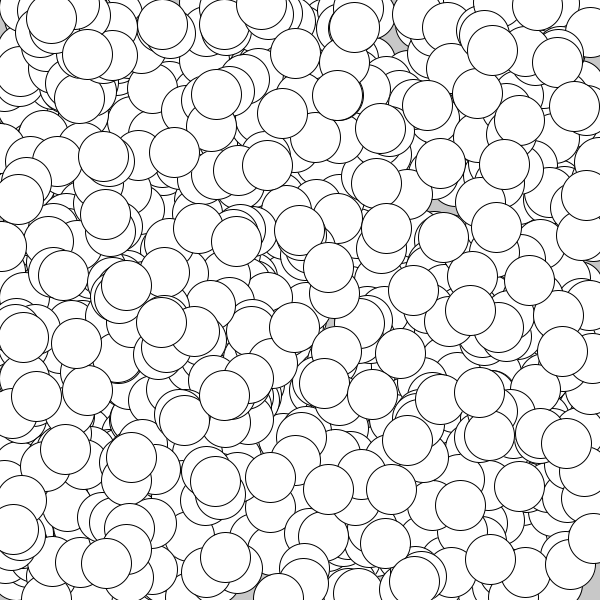
Frame 1 (no input)
Frame 60 (the mouse pressed at the canvas centre just before this capture): identical to frame 1, image omitted
Frame 120 (the mouse held since frame 60 and released just before this capture): identical to frame 1, image omitted

The Processing sketch that drew this single still picture (run headless with seeded random() and noise(); from frame 60 on, the mouse is pressed at the canvas centre):

// Processing sketch: listOfCircles_Jacob
// ── listOfCircles_Jacob.pde
int numCircles = 1100;
float[] xPosition = new float[numCircles];
float[] yPosition = new float[numCircles];

void setup() {
  size(600, 600);
  randomization();
}

void randomization () {
  for (int i = 0; i < numCircles; i++) {
      xPosition[i] = random(0, width);
      yPosition[i] = random(0, height);
    }
}

void draw() {
  background (200);
  
  for (int i = 0; i < numCircles; i++) {
    ellipse(xPosition[i], yPosition[i], 50, 50);
  }
}

void keyPressed() {
  if (key == ' ') {
    randomization();
  }
}
